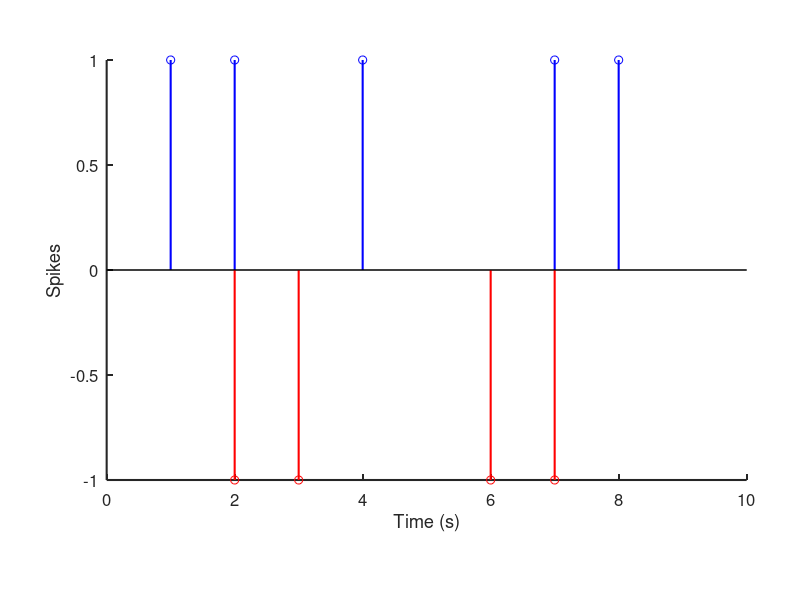

Reproduce this figure in MATLAB.
% WR_EG1 Example plotting discrete spikes.
% 
% Author:   Robert Mill <rob.mill.uk@gmail.com>
%           MRC IHR
% Date:     14 12 12
% Part of:  (W)ohlgemuth (R)onacher spike distance metric
% See also WR_EG2.


% Set figure scale
scale = 1.5;

% Set spike times
S = [1, 2, 4, 7, 8];
T = [2, 3, 6, 7];

% Create a figure (for spikes)
figure('Units', 'inches', 'Position', [1 1 scale*[3 2]]);

% Add axes
hAxes = axes('Units', 'inches', 'Position', scale*[0.4 0.4 2.4 1.4]);
hold on;

% Plot stems
stem(S,  ones(size(S)), 'b', 'LineWidth', scale);
stem(T, -ones(size(T)), 'r', 'LineWidth', scale);

% Configure axes
set(hAxes, ...
    'XLim', [0 10], ...
    'YLim', [-1 1], ...
    'LineWidth', scale, ...
    'FontSize', 8*scale);

% Add labels
xlabel 'Time (s)'
ylabel 'Spikes'

% end of file %
